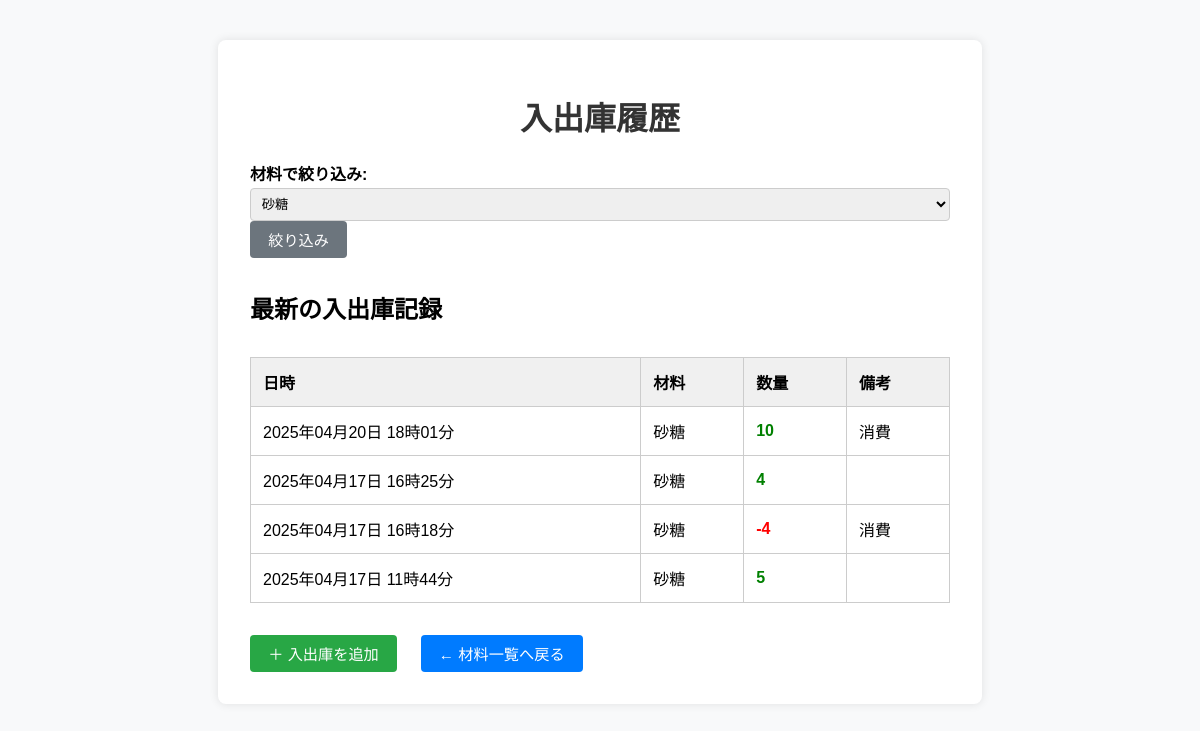
Page /logs?item_id=1 on the committed database.
### tables this page shows
CREATE TABLE logs (
    id INTEGER PRIMARY KEY,
    item_id INTEGER NOT NULL,
    change INTEGER NOT NULL,
    timestamp DATETIME NOT NULL DEFAULT CURRENT_TIMESTAMP,
    user_id INTEGER,
    note TEXT,
    FOREIGN KEY (item_id) REFERENCES items(id),
    FOREIGN KEY (user_id) REFERENCES users(id)
);

CREATE TABLE items (
    id INTEGER PRIMARY KEY,
    name TEXT NOT NULL,
    initial_stock INTEGER NOT NULL
);

### app.py (the view, shortened to what this page needs)
@app.route('/logs')
def list_logs():
    conn = get_db_connection()
    selected_item_id = request.args.get('item_id')
    items = conn.execute('SELECT * FROM items').fetchall()
    if selected_item_id and selected_item_id.isdigit():
        logs = conn.execute('''
            SELECT logs.id, items.name AS item_name, logs.change, logs.timestamp, logs.note
            FROM logs
            JOIN items ON logs.item_id = items.id
            WHERE items.id = ?
            ORDER BY logs.timestamp DESC
        ''', (int(selected_item_id),)).fetchall()
    formatted_logs = []
    for log in logs:
        ts = datetime.fromisoformat(log['timestamp'])
        formatted_logs.append({
            'id': log['id'],
            'item_name': log['item_name'],
            'change': log['change'],
            'note': log['note'],
            'timestamp': ts.strftime('%Y年%m月%d日 %H時%M分')
        })
    conn.close()
    return render_template('list_logs.html', logs=formatted_logs, items=items, selected_item_id=selected_item_id)

### app.py (called while the page is built)
def get_db_connection():
    conn = sqlite3.connect(DATABASE)
    conn.row_factory = sqlite3.Row
    return conn

### templates/list_logs.html (shortened to what this page needs)
<!DOCTYPE html>
<html lang="ja">
<head>
    <link rel="stylesheet" href="{{ url_for('static', filename='style.css') }}">
</head>
<body>
    <div class="container">
        <h1>入出庫履歴</h1>
        <section style="margin-bottom: 2em;">
            <form method="get" action="{{ url_for('list_logs') }}">
                <label for="item_id"><strong>材料で絞り込み:</strong></label>
                <select name="item_id" id="item_id">
                    {% for item in items %}
                    <option value="{{ item['id'] }}" {% if selected_item_id and selected_item_id|int == item['id'] %}selected{% endif %}>
                        {{ item['name'] }}
                    </option>
                    {% endfor %}
                </select>
                <button type="submit" class="action-button secondary-button">絞り込み</button>
            </form>
        </section>
        <section>
            <h2>最新の入出庫記録</h2>
            <table>
                <thead>
                    <tr>
                        <th>日時</th>
                        <th>材料</th>
                        <th>数量</th>
                        <th>備考</th>
                    </tr>
                </thead>
                <tbody>
                    {% for log in logs %}
                    <tr>
                        <td>{{ log['timestamp'] }}</td>
                        <td>{{ log['item_name'] }}</td>
                        <td style="color: {% if log['change'] > 0 %}green{% else %}red{% endif %}; font-weight: bold;">
                            {{ log['change'] }}
                        </td>
                                                <td>{{ log['note'] or '' }}</td>
                    </tr>
                    {% endfor %}
                </tbody>
            </table>
        </section>
        <section style="margin-top: 2em; display: flex; gap: 1em;">
            <a href="{{ url_for('add_log') }}" class="action-button edit-button">＋ 入出庫を追加</a>
            <a href="{{ url_for('list_items') }}" class="action-button delete-button">← 材料一覧へ戻る</a>
        </section>
    </div>
</body>
</html>

### static/style.css (style rules this page uses)
body { font-family: sans-serif; background-color: #f8f9fa; padding: 2em; }
.container { max-width: 700px; margin: auto; background: white; padding: 2em; border-radius: 8px; box-shadow: 0 0 10px rgba(0,0,0,0.1); }
h1 { text-align: center; color: #333; }
form label { display: block; margin-top: 1em; }
form input, select { width: 100%; padding: 0.5em; margin-top: 0.25em; border-radius: 4px; border: 1px solid #ccc; }
table { width: 100%; border-collapse: collapse; margin-top: 2em; }
th, td { border: 1px solid #ccc; padding: 0.75em; text-align: left; }
th { background-color: #f0f0f0; }
.action-button { display: inline-block; padding: 0.5em 1.2em; font-size: 0.95em; border-radius: 4px; border: none; color: white; text-decoration: none; cursor: pointer; margin-right: 0.5em; }
.edit-button { background-color: #28a745; }
.delete-button { background-color: #007bff; }
.secondary-button { background-color: #6c757d; }

### rows in the picture
logs: timestamp "2025年04月20日 18時01分", item_name "砂糖", change "10", note "消費"
logs: timestamp "2025年04月17日 16時25分", item_name "砂糖", change "4"
logs: timestamp "2025年04月17日 16時18分", item_name "砂糖", change "-4", note "消費"
logs: timestamp "2025年04月17日 11時44分", item_name "砂糖", change "5"

### other values in the picture
form field item_id "砂糖"
